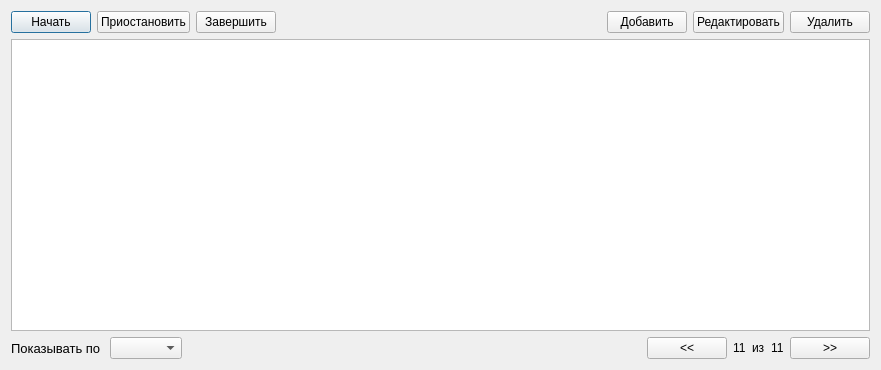
<?xml version="1.0" encoding="UTF-8"?>
<ui version="4.0">
 <class>partieswindow</class>
 <widget class="QDialog" name="partieswindow">
  <property name="geometry">
   <rect>
    <x>0</x>
    <y>0</y>
    <width>881</width>
    <height>370</height>
   </rect>
  </property>
  <property name="windowTitle">
   <string>Партии</string>
  </property>
  <layout class="QVBoxLayout" name="verticalLayout">
   <item>
    <layout class="QHBoxLayout" name="horizontalLayout">
     <item>
      <widget class="QPushButton" name="pushButton">
       <property name="text">
        <string>Начать</string>
       </property>
      </widget>
     </item>
     <item>
      <widget class="QPushButton" name="pushButton_2">
       <property name="text">
        <string>Приостановить</string>
       </property>
      </widget>
     </item>
     <item>
      <widget class="QPushButton" name="pushButton_3">
       <property name="text">
        <string>Завершить</string>
       </property>
      </widget>
     </item>
     <item>
      <spacer name="horizontalSpacer">
       <property name="orientation">
        <enum>Qt::Horizontal</enum>
       </property>
       <property name="sizeHint" stdset="0">
        <size>
         <width>258</width>
         <height>20</height>
        </size>
       </property>
      </spacer>
     </item>
     <item>
      <widget class="QPushButton" name="pushButton_6">
       <property name="text">
        <string>Добавить</string>
       </property>
      </widget>
     </item>
     <item>
      <widget class="QPushButton" name="pushButton_5">
       <property name="text">
        <string>Редактировать</string>
       </property>
      </widget>
     </item>
     <item>
      <widget class="QPushButton" name="pushButton_4">
       <property name="text">
        <string>Удалить</string>
       </property>
      </widget>
     </item>
    </layout>
   </item>
   <item>
    <widget class="QTableView" name="tableView"/>
   </item>
   <item>
    <layout class="QHBoxLayout" name="horizontalLayout_2">
     <item>
      <widget class="QLabel" name="label">
       <property name="font">
        <font>
         <pointsize>10</pointsize>
        </font>
       </property>
       <property name="text">
        <string>Показывать по </string>
       </property>
      </widget>
     </item>
     <item>
      <widget class="QComboBox" name="comboBox"/>
     </item>
     <item>
      <spacer name="horizontalSpacer_2">
       <property name="orientation">
        <enum>Qt::Horizontal</enum>
       </property>
       <property name="sizeHint" stdset="0">
        <size>
         <width>438</width>
         <height>20</height>
        </size>
       </property>
      </spacer>
     </item>
     <item>
      <widget class="QPushButton" name="pushButton_7">
       <property name="text">
        <string>&lt;&lt;</string>
       </property>
      </widget>
     </item>
     <item>
      <widget class="QLabel" name="label_3">
       <property name="text">
        <string>11</string>
       </property>
      </widget>
     </item>
     <item>
      <widget class="QLabel" name="label_2">
       <property name="text">
        <string>из</string>
       </property>
      </widget>
     </item>
     <item>
      <widget class="QLabel" name="label_4">
       <property name="text">
        <string>11</string>
       </property>
      </widget>
     </item>
     <item>
      <widget class="QPushButton" name="pushButton_8">
       <property name="text">
        <string>&gt;&gt;</string>
       </property>
      </widget>
     </item>
    </layout>
   </item>
  </layout>
 </widget>
 <resources/>
 <connections/>
</ui>
